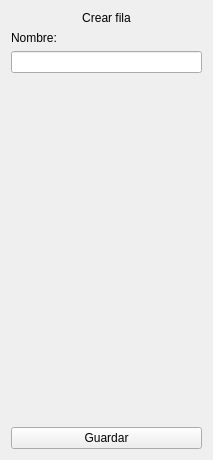
          <widget class="QWidget" name="scrollAreaWidgetContents_14">
           <property name="geometry">
            <rect>
             <x>0</x>
             <y>0</y>
             <width>213</width>
             <height>460</height>
            </rect>
           </property>
           <layout class="QVBoxLayout" name="verticalLayout_10">
            <item>
             <widget class="QLabel" name="label_create_row">
              <property name="text">
               <string>Crear fila</string>
              </property>
              <property name="alignment">
               <set>Qt::AlignCenter</set>
              </property>
             </widget>
            </item>
            <item>
             <widget class="QLabel" name="label_create_row_name">
              <property name="text">
               <string>Nombre:</string>
              </property>
             </widget>
            </item>
            <item>
             <widget class="QLineEdit" name="line_edit_create_row_name"/>
            </item>
            <item>
             <spacer name="vertical_spacer_create_row">
              <property name="orientation">
               <enum>Qt::Vertical</enum>
              </property>
              <property name="sizeHint" stdset="0">
               <size>
                <width>20</width>
                <height>40</height>
               </size>
              </property>
             </spacer>
            </item>
            <item>
             <widget class="QPushButton" name="push_button_create_row_save">
              <property name="text">
               <string>Guardar</string>
              </property>
             </widget>
            </item>
           </layout>
          </widget>
